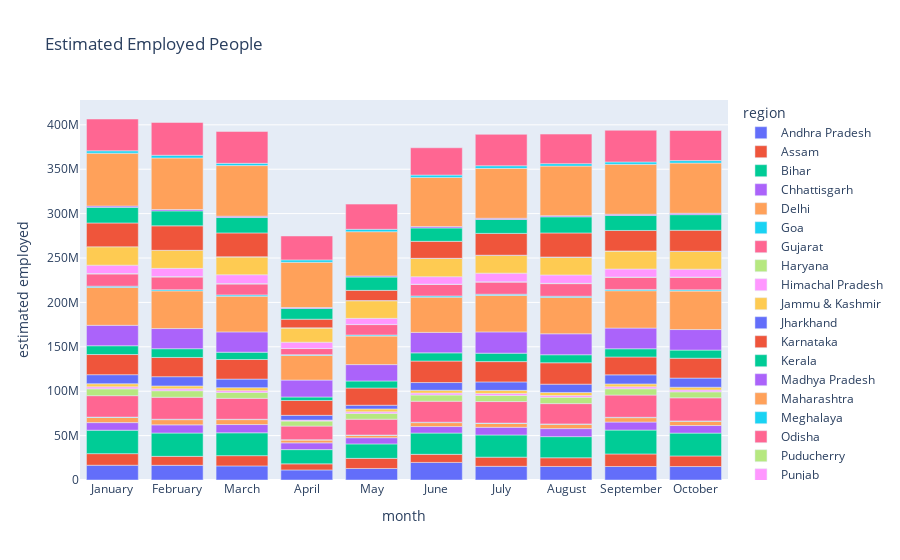

The code cell stored with this chart in its notebook:
### Markdown cell above
##### Estimated Employed people per month and region

### Code cell
# Bar Plot of Estimated Employed people per month and region
fig = px.bar(my_df, x = 'month', y = 'estimated employed', color = 'region', title = 'Estimated Employed People')
fig.show()

### Figure 1 — Plotly figure (JSON) as saved in the notebook; plotly's stock layout.template omitted (floating-point values rounded to 4 significant figures)
{"data": [{"alignmentgroup": "True", "hovertemplate": "region=Andhra Pradesh<br>month=%{x}<br>estimated employed=%{y}<extra></extra>", "legendgroup": "Andhra Pradesh", "marker": {"color": "#636efa", "pattern": {"shape": ""}}, "name": "Andhra Pradesh", "offsetgroup": "Andhra Pradesh", "orientation": "v", "showlegend": true, "textposition": "auto", "type": "bar", "x": ["January", "February", "March", "April", "May", "June", "July", "August", "September", "October"], "xaxis": "x", "y": [16635535, 16545652, 15881197, 11336911, 12988845, 19805400, 15431615, 15251776, 15220312, 15157557], "yaxis": "y"}, {"alignmentgroup": "True", "hovertemplate": "region=Assam<br>month=%{x}<br>estimated employed=%{y}<extra></extra>", "legendgroup": "Assam", "marker": {"color": "#EF553B", "pattern": {"shape": ""}}, "name": "Assam", "offsetgroup": "Assam", "orientation": "v", "showlegend": true, "textposition": "auto", "type": "bar", "x": ["January", "February", "March", "April", "May", "June", "July", "August", "September", "October"], "xaxis": "x", "y": [13051904, 10088268, 11542888, 6830817, 11367897, 9095944, 10286757, 9781310, 14107641, 11949329], "yaxis": "y"}, {"alignmentgroup": "True", "hovertemplate": "region=Bihar<br>month=%{x}<br>estimated employed=%{y}<extra></extra>", "legendgroup": "Bihar", "marker": {"color": "#00cc96", "pattern": {"shape": ""}}, "name": "Bihar", "offsetgroup": "Bihar", "orientation": "v", "showlegend": true, "textposition": "auto", "type": "bar", "x": ["January", "February", "March", "April", "May", "June", "July", "August", "September", "October"], "xaxis": "x", "y": [26397671, 26281655, 25717519, 16046236, 16280203, 23963933, 24989370, 23795534, 26902907, 25693252], "yaxis": "y"}, {"alignmentgroup": "True", "hovertemplate": "region=Chhattisgarh<br>month=%{x}<br>estimated employed=%{y}<extra></extra>", "legendgroup": "Chhattisgarh", "marker": {"color": "#ab63fa", "pattern": {"shape": ""}}, "name": "Chhattisgarh", "offsetgroup": "Chhattisgarh", "orientation": "v", "showlegend": true, "textposition": "auto", "type": "bar", "x": ["January", "February", "March", "April", "May", "June", "July", "August", "September", "October"], "xaxis": "x", "y": [8552172, 9195114, 9302317, 7600448, 6991217, 7332807, 8620294, 9050422, 9021854, 8546847], "yaxis": "y"}, {"alignmentgroup": "True", "hovertemplate": "region=Delhi<br>month=%{x}<br>estimated employed=%{y}<extra></extra>", "legendgroup": "Delhi", "marker": {"color": "#FFA15A", "pattern": {"shape": ""}}, "name": "Delhi", "offsetgroup": "Delhi", "orientation": "v", "showlegend": true, "textposition": "auto", "type": "bar", "x": ["January", "February", "March", "April", "May", "June", "July", "August", "September", "October"], "xaxis": "x", "y": [5805284, 5856307, 5553805, 3119274, 2632404, 4418914, 4291053, 4850107, 4958373, 4842698], "yaxis": "y"}, {"alignmentgroup": "True", "hovertemplate": "region=Goa<br>month=%{x}<br>estimated employed=%{y}<extra></extra>", "legendgroup": "Goa", "marker": {"color": "#19d3f3", "pattern": {"shape": ""}}, "name": "Goa", "offsetgroup": "Goa", "orientation": "v", "showlegend": true, "textposition": "auto", "type": "bar", "x": ["January", "February", "March", "April", "May", "June", "July", "August", "September", "October"], "xaxis": "x", "y": [416750, 478068, 411761, 500614, 378244, 489111, 458876, 473016, 425004, 392304], "yaxis": "y"}, {"alignmentgroup": "True", "hovertemplate": "region=Gujarat<br>month=%{x}<br>estimated employed=%{y}<extra></extra>", "legendgroup": "Gujarat", "marker": {"color": "#FF6692", "pattern": {"shape": ""}}, "name": "Gujarat", "offsetgroup": "Gujarat", "orientation": "v", "showlegend": true, "textposition": "auto", "type": "bar", "x": ["January", "February", "March", "April", "May", "June", "July", "August", "September", "October"], "xaxis": "x", "y": [24126346, 24757795, 23566641, 15288878, 17836936, 23657055, 24276120, 22817232, 25010199, 25970259], "yaxis": "y"}, {"alignmentgroup": "True", "hovertemplate": "region=Haryana<br>month=%{x}<br>estimated employed=%{y}<extra></extra>", "legendgroup": "Haryana", "marker": {"color": "#B6E880", "pattern": {"shape": ""}}, "name": "Haryana", "offsetgroup": "Haryana", "orientation": "v", "showlegend": true, "textposition": "auto", "type": "bar", "x": ["January", "February", "March", "April", "May", "June", "July", "August", "September", "October"], "xaxis": "x", "y": [7693231, 7322942, 6641555, 5647630, 6437868, 6951934, 6800652, 7113788, 7132439, 6698551], "yaxis": "y"}, {"alignmentgroup": "True", "hovertemplate": "region=Himachal Pradesh<br>month=%{x}<br>estimated employed=%{y}<extra></extra>", "legendgroup": "Himachal Pradesh", "marker": {"color": "#FF97FF", "pattern": {"shape": ""}}, "name": "Himachal Pradesh", "offsetgroup": "Himachal Pradesh", "orientation": "v", "showlegend": true, "textposition": "auto", "type": "bar", "x": ["January", "February", "March", "April", "May", "June", "July", "August", "September", "October"], "xaxis": "x", "y": [2287632, 2180268, 2021858, 1131128, 1897639, 2199683, 2229456, 2029740, 2237480, 2123965], "yaxis": "y"}, {"alignmentgroup": "True", "hovertemplate": "region=Jammu & Kashmir<br>month=%{x}<br>estimated employed=%{y}<extra></extra>", "legendgroup": "Jammu & Kashmir", "marker": {"color": "#FECB52", "pattern": {"shape": ""}}, "name": "Jammu & Kashmir", "offsetgroup": "Jammu & Kashmir", "orientation": "v", "showlegend": true, "textposition": "auto", "type": "bar", "x": ["January", "February", "March", "May", "June", "July", "August", "September", "October"], "xaxis": "x", "y": [3453025, 3223513, 3359107, 3246493, 3202336, 3558889, 3429950, 3210281, 3106691], "yaxis": "y"}, {"alignmentgroup": "True", "hovertemplate": "region=Jharkhand<br>month=%{x}<br>estimated employed=%{y}<extra></extra>", "legendgroup": "Jharkhand", "marker": {"color": "#636efa", "pattern": {"shape": ""}}, "name": "Jharkhand", "offsetgroup": "Jharkhand", "orientation": "v", "showlegend": true, "textposition": "auto", "type": "bar", "x": ["January", "February", "March", "April", "May", "June", "July", "August", "September", "October"], "xaxis": "x", "y": [10198029, 10425425, 9638115, 5335262, 4145385, 8622722, 9521900, 9331640, 10185670, 10302276], "yaxis": "y"}, {"alignmentgroup": "True", "hovertemplate": "region=Karnataka<br>month=%{x}<br>estimated employed=%{y}<extra></extra>", "legendgroup": "Karnataka", "marker": {"color": "#EF553B", "pattern": {"shape": ""}}, "name": "Karnataka", "offsetgroup": "Karnataka", "orientation": "v", "showlegend": true, "textposition": "auto", "type": "bar", "x": ["January", "February", "March", "April", "May", "June", "July", "August", "September", "October"], "xaxis": "x", "y": [22688028, 21677719, 22079653, 16718395, 19397853, 24215057, 22885616, 24094289, 20127176, 22356390], "yaxis": "y"}, {"alignmentgroup": "True", "hovertemplate": "region=Kerala<br>month=%{x}<br>estimated employed=%{y}<extra></extra>", "legendgroup": "Kerala", "marker": {"color": "#00cc96", "pattern": {"shape": ""}}, "name": "Kerala", "offsetgroup": "Kerala", "orientation": "v", "showlegend": true, "textposition": "auto", "type": "bar", "x": ["January", "February", "March", "April", "May", "June", "July", "August", "September", "October"], "xaxis": "x", "y": [9904534, 9828023, 8221728, 3933276, 7921962, 9228268, 9504420, 9031944, 9240913, 9152881], "yaxis": "y"}, {"alignmentgroup": "True", "hovertemplate": "region=Madhya Pradesh<br>month=%{x}<br>estimated employed=%{y}<extra></extra>", "legendgroup": "Madhya Pradesh", "marker": {"color": "#ab63fa", "pattern": {"shape": ""}}, "name": "Madhya Pradesh", "offsetgroup": "Madhya Pradesh", "orientation": "v", "showlegend": true, "textposition": "auto", "type": "bar", "x": ["January", "February", "March", "April", "May", "June", "July", "August", "September", "October"], "xaxis": "x", "y": [23018632, 22711479, 22867164, 19041832, 18443927, 23054646, 23940158, 23619011, 23341952, 23144552], "yaxis": "y"}, {"alignmentgroup": "True", "hovertemplate": "region=Maharashtra<br>month=%{x}<br>estimated employed=%{y}<extra></extra>", "legendgroup": "Maharashtra", "marker": {"color": "#FFA15A", "pattern": {"shape": ""}}, "name": "Maharashtra", "offsetgroup": "Maharashtra", "orientation": "v", "showlegend": true, "textposition": "auto", "type": "bar", "x": ["January", "February", "March", "April", "May", "June", "July", "August", "September", "October"], "xaxis": "x", "y": [42596868, 42416317, 40196806, 27689253, 32116847, 39708538, 40998545, 40963616, 42042911, 43317881], "yaxis": "y"}, {"alignmentgroup": "True", "hovertemplate": "region=Meghalaya<br>month=%{x}<br>estimated employed=%{y}<extra></extra>", "legendgroup": "Meghalaya", "marker": {"color": "#19d3f3", "pattern": {"shape": ""}}, "name": "Meghalaya", "offsetgroup": "Meghalaya", "orientation": "v", "showlegend": true, "textposition": "auto", "type": "bar", "x": ["January", "February", "March", "April", "May", "June", "July", "August", "September", "October"], "xaxis": "x", "y": [1491093, 1346829, 1482351, 965057, 1215064, 1350794, 1448106, 1357643, 1459726, 1381490], "yaxis": "y"}, {"alignmentgroup": "True", "hovertemplate": "region=Odisha<br>month=%{x}<br>estimated employed=%{y}<extra></extra>", "legendgroup": "Odisha", "marker": {"color": "#FF6692", "pattern": {"shape": ""}}, "name": "Odisha", "offsetgroup": "Odisha", "orientation": "v", "showlegend": true, "textposition": "auto", "type": "bar", "x": ["January", "February", "March", "April", "May", "June", "July", "August", "September", "October"], "xaxis": "x", "y": [13743448, 14280735, 12272109, 6865693, 11730937, 12903993, 13614400, 14154039, 13608422, 14094553], "yaxis": "y"}, {"alignmentgroup": "True", "hovertemplate": "region=Puducherry<br>month=%{x}<br>estimated employed=%{y}<extra></extra>", "legendgroup": "Puducherry", "marker": {"color": "#B6E880", "pattern": {"shape": ""}}, "name": "Puducherry", "offsetgroup": "Puducherry", "orientation": "v", "showlegend": true, "textposition": "auto", "type": "bar", "x": ["January", "February", "March", "April", "May", "June", "July", "August", "September", "October"], "xaxis": "x", "y": [457950, 493961, 421028, 117542, 172308, 367135, 386563, 396006, 411717, 428419], "yaxis": "y"}, {"alignmentgroup": "True", "hovertemplate": "region=Punjab<br>month=%{x}<br>estimated employed=%{y}<extra></extra>", "legendgroup": "Punjab", "marker": {"color": "#FF97FF", "pattern": {"shape": ""}}, "name": "Punjab", "offsetgroup": "Punjab", "orientation": "v", "showlegend": true, "textposition": "auto", "type": "bar", "x": ["January", "February", "March", "April", "May", "June", "July", "August", "September", "October"], "xaxis": "x", "y": [9442093, 9229047, 9975485, 7020565, 6872938, 8390766, 9732417, 9386169, 8980432, 8800430], "yaxis": "y"}, {"alignmentgroup": "True", "hovertemplate": "region=Rajasthan<br>month=%{x}<br>estimated employed=%{y}<extra></extra>", "legendgroup": "Rajasthan", "marker": {"color": "#FECB52", "pattern": {"shape": ""}}, "name": "Rajasthan", "offsetgroup": "Rajasthan", "orientation": "v", "showlegend": true, "textposition": "auto", "type": "bar", "x": ["January", "February", "March", "April", "May", "June", "July", "August", "September", "October"], "xaxis": "x", "y": [20641716, 20328915, 20024680, 15984142, 19826602, 20506612, 19932393, 20014060, 20149594, 19908808], "yaxis": "y"}, {"alignmentgroup": "True", "hovertemplate": "region=Sikkim<br>month=%{x}<br>estimated employed=%{y}<extra></extra>", "legendgroup": "Sikkim", "marker": {"color": "#636efa", "pattern": {"shape": ""}}, "name": "Sikkim", "offsetgroup": "Sikkim", "orientation": "v", "showlegend": true, "textposition": "auto", "type": "bar", "x": ["March", "April", "May", "June", "July", "August", "September", "October"], "xaxis": "x", "y": [262895, 215303, 193427, 221058, 265175, 244462, 231798, 242068], "yaxis": "y"}, {"alignmentgroup": "True", "hovertemplate": "region=Tamil Nadu<br>month=%{x}<br>estimated employed=%{y}<extra></extra>", "legendgroup": "Tamil Nadu", "marker": {"color": "#EF553B", "pattern": {"shape": ""}}, "name": "Tamil Nadu", "offsetgroup": "Tamil Nadu", "orientation": "v", "showlegend": true, "textposition": "auto", "type": "bar", "x": ["January", "February", "March", "April", "May", "June", "July", "August", "September", "October"], "xaxis": "x", "y": [26881641, 27570589, 26830768, 9719167, 11483256, 19096847, 24572827, 27046415, 23025845, 23651626], "yaxis": "y"}, {"alignmentgroup": "True", "hovertemplate": "region=Telangana<br>month=%{x}<br>estimated employed=%{y}<extra></extra>", "legendgroup": "Telangana", "marker": {"color": "#00cc96", "pattern": {"shape": ""}}, "name": "Telangana", "offsetgroup": "Telangana", "orientation": "v", "showlegend": true, "textposition": "auto", "type": "bar", "x": ["January", "February", "March", "April", "May", "June", "July", "August", "September", "October"], "xaxis": "x", "y": [17609295, 16825970, 17341613, 12172230, 14977774, 15108910, 15679417, 18185429, 16961448, 17578739], "yaxis": "y"}, {"alignmentgroup": "True", "hovertemplate": "region=Tripura<br>month=%{x}<br>estimated employed=%{y}<extra></extra>", "legendgroup": "Tripura", "marker": {"color": "#ab63fa", "pattern": {"shape": ""}}, "name": "Tripura", "offsetgroup": "Tripura", "orientation": "v", "showlegend": true, "textposition": "auto", "type": "bar", "x": ["January", "February", "March", "April", "May", "June", "July", "August", "September", "October"], "xaxis": "x", "y": [1508130, 1584686, 1511217, 971514, 1290986, 1494140, 1348849, 1318621, 1368244, 1576529], "yaxis": "y"}, {"alignmentgroup": "True", "hovertemplate": "region=Uttar Pradesh<br>month=%{x}<br>estimated employed=%{y}<extra></extra>", "legendgroup": "Uttar Pradesh", "marker": {"color": "#FFA15A", "pattern": {"shape": ""}}, "name": "Uttar Pradesh", "offsetgroup": "Uttar Pradesh", "orientation": "v", "showlegend": true, "textposition": "auto", "type": "bar", "x": ["January", "February", "March", "April", "May", "June", "July", "August", "September", "October"], "xaxis": "x", "y": [59433759, 58060531, 56976338, 50915056, 49801902, 55380649, 56201654, 55831744, 56106836, 56539521], "yaxis": "y"}, {"alignmentgroup": "True", "hovertemplate": "region=Uttarakhand<br>month=%{x}<br>estimated employed=%{y}<extra></extra>", "legendgroup": "Uttarakhand", "marker": {"color": "#19d3f3", "pattern": {"shape": ""}}, "name": "Uttarakhand", "offsetgroup": "Uttarakhand", "orientation": "v", "showlegend": true, "textposition": "auto", "type": "bar", "x": ["January", "February", "March", "April", "May", "June", "July", "August", "September", "October"], "xaxis": "x", "y": [2711639, 3020931, 2539302, 2720115, 2694072, 2656071, 2938552, 2717528, 2695230, 2739309], "yaxis": "y"}, {"alignmentgroup": "True", "hovertemplate": "region=West Bengal<br>month=%{x}<br>estimated employed=%{y}<extra></extra>", "legendgroup": "West Bengal", "marker": {"color": "#FF6692", "pattern": {"shape": ""}}, "name": "West Bengal", "offsetgroup": "West Bengal", "orientation": "v", "showlegend": true, "textposition": "auto", "type": "bar", "x": ["January", "February", "March", "April", "May", "June", "July", "August", "September", "October"], "xaxis": "x", "y": [35820789, 36964178, 35903917, 26938836, 28356675, 30726310, 35372506, 33298644, 35707239, 33962549], "yaxis": "y"}], "layout": {"barmode": "relative", "legend": {"title": {"text": "region"}, "tracegroupgap": 0}, "title": {"text": "Estimated Employed People"}, "xaxis": {"anchor": "y", "domain": [0, 1], "title": {"text": "month"}}, "yaxis": {"anchor": "x", "domain": [0, 1], "title": {"text": "estimated employed"}}}}
